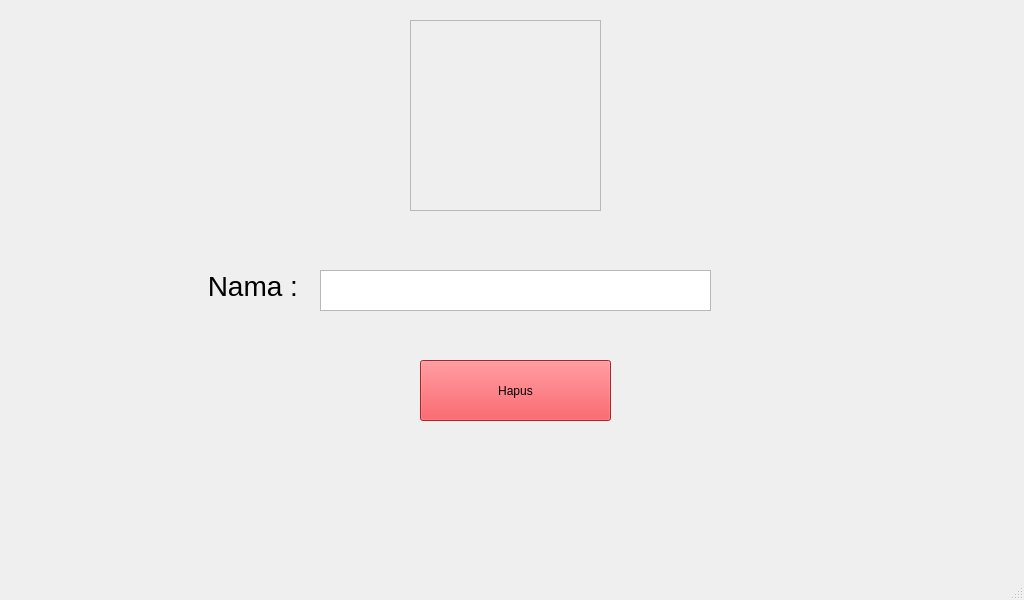
<?xml version="1.0" encoding="UTF-8"?>
<ui version="4.0">
 <class>HapusData</class>
 <widget class="QMainWindow" name="HapusData">
  <property name="geometry">
   <rect>
    <x>0</x>
    <y>0</y>
    <width>1024</width>
    <height>600</height>
   </rect>
  </property>
  <property name="minimumSize">
   <size>
    <width>1024</width>
    <height>600</height>
   </size>
  </property>
  <property name="maximumSize">
   <size>
    <width>1024</width>
    <height>600</height>
   </size>
  </property>
  <property name="windowTitle">
   <string>MainWindow</string>
  </property>
  <property name="styleSheet">
   <string notr="true">background-image: url(:/menu/START(2) 1.png);</string>
  </property>
  <widget class="QWidget" name="centralwidget">
   <widget class="QTextEdit" name="textEdit">
    <property name="geometry">
     <rect>
      <x>320</x>
      <y>270</y>
      <width>391</width>
      <height>41</height>
     </rect>
    </property>
   </widget>
   <widget class="QPushButton" name="pushButton_2">
    <property name="geometry">
     <rect>
      <x>420</x>
      <y>360</y>
      <width>191</width>
      <height>61</height>
     </rect>
    </property>
    <property name="styleSheet">
     <string notr="true">background-color: rgb(237, 51, 59);
</string>
    </property>
    <property name="text">
     <string>Hapus</string>
    </property>
   </widget>
   <widget class="QFrame" name="frame">
    <property name="geometry">
     <rect>
      <x>410</x>
      <y>20</y>
      <width>191</width>
      <height>191</height>
     </rect>
    </property>
    <property name="styleSheet">
     <string notr="true">background-image: url(:/menu/Group 4.png);</string>
    </property>
    <property name="frameShape">
     <enum>QFrame::Shape::StyledPanel</enum>
    </property>
    <property name="frameShadow">
     <enum>QFrame::Shadow::Raised</enum>
    </property>
   </widget>
   <widget class="QLabel" name="label">
    <property name="geometry">
     <rect>
      <x>200</x>
      <y>270</y>
      <width>101</width>
      <height>31</height>
     </rect>
    </property>
    <property name="font">
     <font>
      <pointsize>21</pointsize>
     </font>
    </property>
    <property name="styleSheet">
     <string notr="true">background-color: rgba(255, 255, 255, 0);</string>
    </property>
    <property name="text">
     <string> Nama :</string>
    </property>
   </widget>
   <widget class="QPushButton" name="pushButton">
    <property name="geometry">
     <rect>
      <x>30</x>
      <y>0</y>
      <width>80</width>
      <height>91</height>
     </rect>
    </property>
    <property name="styleSheet">
     <string notr="true">background-image: url(:/menu/arrow 1.png);
background-repeat:false;
border-radius: 10;</string>
    </property>
    <property name="text">
     <string/>
    </property>
   </widget>
  </widget>
  <widget class="QMenuBar" name="menubar">
   <property name="geometry">
    <rect>
     <x>0</x>
     <y>0</y>
     <width>1024</width>
     <height>23</height>
    </rect>
   </property>
  </widget>
  <widget class="QStatusBar" name="statusbar"/>
 </widget>
 <resources/>
 <connections/>
</ui>
